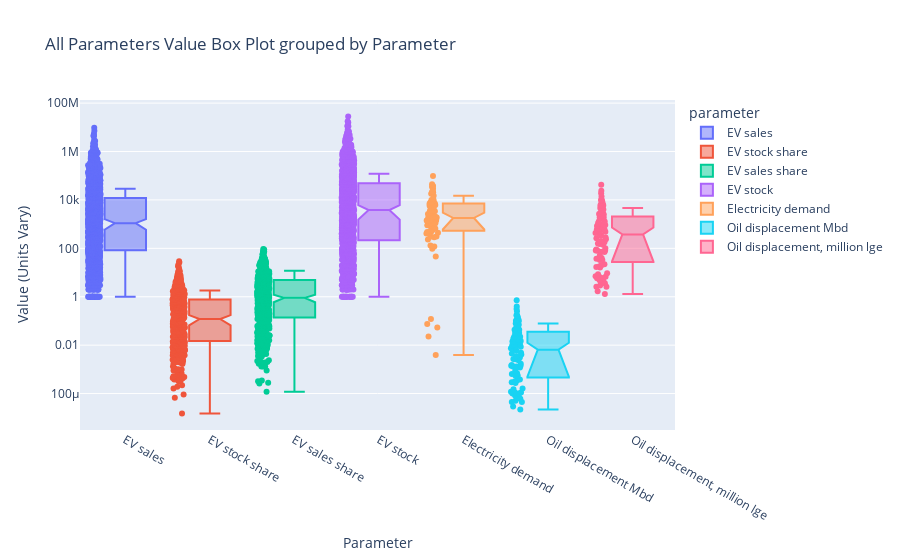

Here is the notebook cell this chart was saved with:
### Code cell
# Scenario B: Value Distribution by Parameter (units will vary!)
print("\n--- Scenario B: Value Distribution by Parameter (units vary!) ---")
# This plot might be less interpretable due to mixed units.
# A facet plot separating by unit would be better, or filter by unit.
generate_box_plot(df, # Use original df as we're grouping by parameter
                  x_col='parameter',
                  y_col='value',
                  title_prefix='All Parameters',
                  use_log_y=True) # Still useful for extreme values

### Figure 1 — Plotly figure (JSON) as saved in the notebook; plotly's stock layout.template omitted (floating-point values rounded to 4 significant figures; data arrays with more than 128 entries replaced by an {"elided": "..."} marker saying what was removed)
{"data": [{"alignmentgroup": "True", "boxpoints": "all", "hovertemplate": "parameter=%{x}<br>value=%{y}<extra></extra>", "legendgroup": "EV sales", "marker": {"color": "#636efa"}, "name": "EV sales", "notched": true, "offsetgroup": "EV sales", "orientation": "v", "showlegend": true, "type": "box", "x": {"elided": "1342 str values"}, "x0": " ", "xaxis": "x", "y": {"elided": "1342 float values"}, "y0": " ", "yaxis": "y"}, {"alignmentgroup": "True", "boxpoints": "all", "hovertemplate": "parameter=%{x}<br>value=%{y}<extra></extra>", "legendgroup": "EV stock share", "marker": {"color": "#EF553B"}, "name": "EV stock share", "notched": true, "offsetgroup": "EV stock share", "orientation": "v", "showlegend": true, "type": "box", "x": {"elided": "465 str values"}, "x0": " ", "xaxis": "x", "y": {"elided": "465 float values"}, "y0": " ", "yaxis": "y"}, {"alignmentgroup": "True", "boxpoints": "all", "hovertemplate": "parameter=%{x}<br>value=%{y}<extra></extra>", "legendgroup": "EV sales share", "marker": {"color": "#00cc96"}, "name": "EV sales share", "notched": true, "offsetgroup": "EV sales share", "orientation": "v", "showlegend": true, "type": "box", "x": {"elided": "603 str values"}, "x0": " ", "xaxis": "x", "y": {"elided": "603 float values"}, "y0": " ", "yaxis": "y"}, {"alignmentgroup": "True", "boxpoints": "all", "hovertemplate": "parameter=%{x}<br>value=%{y}<extra></extra>", "legendgroup": "EV stock", "marker": {"color": "#ab63fa"}, "name": "EV stock", "notched": true, "offsetgroup": "EV stock", "orientation": "v", "showlegend": true, "type": "box", "x": {"elided": "1145 str values"}, "x0": " ", "xaxis": "x", "y": {"elided": "1145 float values"}, "y0": " ", "yaxis": "y"}, {"alignmentgroup": "True", "boxpoints": "all", "hovertemplate": "parameter=%{x}<br>value=%{y}<extra></extra>", "legendgroup": "Electricity demand", "marker": {"color": "#FFA15A"}, "name": "Electricity demand", "notched": true, "offsetgroup": "Electricity demand", "orientation": "v", "showlegend": true, "type": "box", "x": ["Electricity demand", "Electricity demand", "Electricity demand", "Electricity demand", "Electricity demand", "Electricity demand", "Electricity demand", "Electricity demand", "Electricity demand", "Electricity demand", "Electricity demand", "Electricity demand", "Electricity demand", "Electricity demand", "Electricity demand", "Electricity demand", "Electricity demand", "Electricity demand", "Electricity demand", "Electricity demand", "Electricity demand", "Electricity demand", "Electricity demand", "Electricity demand", "Electricity demand", "Electricity demand", "Electricity demand", "Electricity demand", "Electricity demand", "Electricity demand", "Electricity demand", "Electricity demand", "Electricity demand", "Electricity demand", "Electricity demand", "Electricity demand", "Electricity demand", "Electricity demand", "Electricity demand", "Electricity demand", "Electricity demand", "Electricity demand", "Electricity demand", "Electricity demand", "Electricity demand", "Electricity demand", "Electricity demand", "Electricity demand", "Electricity demand", "Electricity demand", "Electricity demand", "Electricity demand", "Electricity demand", "Electricity demand", "Electricity demand", "Electricity demand", "Electricity demand", "Electricity demand", "Electricity demand", "Electricity demand", "Electricity demand", "Electricity demand", "Electricity demand", "Electricity demand", "Electricity demand", "Electricity demand", "Electricity demand", "Electricity demand", "Electricity demand", "Electricity demand", "Electricity demand", "Electricity demand", "Electricity demand", "Electricity demand", "Electricity demand"], "x0": " ", "xaxis": "x", "y": [46.0, 120.0, 230.0, 470.0, 660.0, 1600.0, 2400.0, 3400.0, 6200.0, 8400.0, 9600.0, 18000.0, 23000.0, 38000.0, 300.0, 460.0, 290.0, 410.0, 530.0, 790.0, 1100.0, 1500.0, 2100.0, 3100.0, 4600.0, 7800.0, 11000.0, 29000.0, 0.0039, 0.023, 0.053, 0.074, 410.0, 0.12, 890.0, 980.0, 1100.0, 1400.0, 1400.0, 1400.0, 1400.0, 1400.0, 1700.0, 1700.0, 1900.0, 2000.0, 7900.0, 96.0, 130.0, 310.0, 560.0, 840.0, 1900.0, 3500.0, 3700.0, 5000.0, 6300.0, 5400.0, 7000.0, 7200.0, 22000.0, 440.0, 1600.0, 1800.0, 2600.0, 3400.0, 5700.0, 8400.0, 10000.0, 15000.0, 19000.0, 21000.0, 35000.0, 44000.0, 97000.0], "y0": " ", "yaxis": "y"}, {"alignmentgroup": "True", "boxpoints": "all", "hovertemplate": "parameter=%{x}<br>value=%{y}<extra></extra>", "legendgroup": "Oil displacement Mbd", "marker": {"color": "#19d3f3"}, "name": "Oil displacement Mbd", "notched": true, "offsetgroup": "Oil displacement Mbd", "orientation": "v", "showlegend": true, "type": "box", "x": ["Oil displacement Mbd", "Oil displacement Mbd", "Oil displacement Mbd", "Oil displacement Mbd", "Oil displacement Mbd", "Oil displacement Mbd", "Oil displacement Mbd", "Oil displacement Mbd", "Oil displacement Mbd", "Oil displacement Mbd", "Oil displacement Mbd", "Oil displacement Mbd", "Oil displacement Mbd", "Oil displacement Mbd", "Oil displacement Mbd", "Oil displacement Mbd", "Oil displacement Mbd", "Oil displacement Mbd", "Oil displacement Mbd", "Oil displacement Mbd", "Oil displacement Mbd", "Oil displacement Mbd", "Oil displacement Mbd", "Oil displacement Mbd", "Oil displacement Mbd", "Oil displacement Mbd", "Oil displacement Mbd", "Oil displacement Mbd", "Oil displacement Mbd", "Oil displacement Mbd", "Oil displacement Mbd", "Oil displacement Mbd", "Oil displacement Mbd", "Oil displacement Mbd", "Oil displacement Mbd", "Oil displacement Mbd", "Oil displacement Mbd", "Oil displacement Mbd", "Oil displacement Mbd", "Oil displacement Mbd", "Oil displacement Mbd", "Oil displacement Mbd", "Oil displacement Mbd", "Oil displacement Mbd", "Oil displacement Mbd", "Oil displacement Mbd", "Oil displacement Mbd", "Oil displacement Mbd", "Oil displacement Mbd", "Oil displacement Mbd", "Oil displacement Mbd", "Oil displacement Mbd", "Oil displacement Mbd", "Oil displacement Mbd", "Oil displacement Mbd", "Oil displacement Mbd", "Oil displacement Mbd", "Oil displacement Mbd", "Oil displacement Mbd", "Oil displacement Mbd", "Oil displacement Mbd", "Oil displacement Mbd", "Oil displacement Mbd", "Oil displacement Mbd", "Oil displacement Mbd", "Oil displacement Mbd", "Oil displacement Mbd", "Oil displacement Mbd", "Oil displacement Mbd", "Oil displacement Mbd", "Oil displacement Mbd", "Oil displacement Mbd", "Oil displacement Mbd", "Oil displacement Mbd", "Oil displacement Mbd", "Oil displacement Mbd", "Oil displacement Mbd", "Oil displacement Mbd", "Oil displacement Mbd", "Oil displacement Mbd", "Oil displacement Mbd", "Oil displacement Mbd", "Oil displacement Mbd", "Oil displacement Mbd"], "x0": " ", "xaxis": "x", "y": [2.9e-05, 0.00011, 0.00027, 0.00055, 0.0013, 0.0041, 0.0082, 0.015, 0.03, 0.043, 0.051, 0.098, 0.16, 0.31, 0.0001, 0.00032, 0.00069, 0.0014, 0.0027, 0.0049, 0.0071, 0.01, 0.014, 0.022, 0.032, 0.062, 0.1, 0.17, 2.2e-05, 4.5e-05, 4.5e-05, 5e-05, 6.5e-05, 7.4e-05, 8.4e-05, 0.0001, 0.00011, 0.00012, 0.00015, 0.00035, 0.0013, 0.0026, 6.1e-05, 0.00029, 0.00056, 0.00088, 0.0012, 0.0017, 0.0024, 0.0035, 0.0059, 0.009, 0.011, 0.017, 0.03, 0.055, 0.00016, 0.00064, 0.0015, 0.0045, 0.0085, 0.011, 0.014, 0.019, 0.029, 0.039, 0.043, 0.069, 0.11, 0.17, 0.00038, 0.0014, 0.0031, 0.0074, 0.014, 0.022, 0.032, 0.048, 0.079, 0.11, 0.14, 0.25, 0.4, 0.71], "y0": " ", "yaxis": "y"}, {"alignmentgroup": "True", "boxpoints": "all", "hovertemplate": "parameter=%{x}<br>value=%{y}<extra></extra>", "legendgroup": "Oil displacement, million lge", "marker": {"color": "#FF6692"}, "name": "Oil displacement, million lge", "notched": true, "offsetgroup": "Oil displacement, million lge", "orientation": "v", "showlegend": true, "type": "box", "x": ["Oil displacement, million lge", "Oil displacement, million lge", "Oil displacement, million lge", "Oil displacement, million lge", "Oil displacement, million lge", "Oil displacement, million lge", "Oil displacement, million lge", "Oil displacement, million lge", "Oil displacement, million lge", "Oil displacement, million lge", "Oil displacement, million lge", "Oil displacement, million lge", "Oil displacement, million lge", "Oil displacement, million lge", "Oil displacement, million lge", "Oil displacement, million lge", "Oil displacement, million lge", "Oil displacement, million lge", "Oil displacement, million lge", "Oil displacement, million lge", "Oil displacement, million lge", "Oil displacement, million lge", "Oil displacement, million lge", "Oil displacement, million lge", "Oil displacement, million lge", "Oil displacement, million lge", "Oil displacement, million lge", "Oil displacement, million lge", "Oil displacement, million lge", "Oil displacement, million lge", "Oil displacement, million lge", "Oil displacement, million lge", "Oil displacement, million lge", "Oil displacement, million lge", "Oil displacement, million lge", "Oil displacement, million lge", "Oil displacement, million lge", "Oil displacement, million lge", "Oil displacement, million lge", "Oil displacement, million lge", "Oil displacement, million lge", "Oil displacement, million lge", "Oil displacement, million lge", "Oil displacement, million lge", "Oil displacement, million lge", "Oil displacement, million lge", "Oil displacement, million lge", "Oil displacement, million lge", "Oil displacement, million lge", "Oil displacement, million lge", "Oil displacement, million lge", "Oil displacement, million lge", "Oil displacement, million lge", "Oil displacement, million lge", "Oil displacement, million lge", "Oil displacement, million lge", "Oil displacement, million lge", "Oil displacement, million lge", "Oil displacement, million lge", "Oil displacement, million lge", "Oil displacement, million lge", "Oil displacement, million lge", "Oil displacement, million lge", "Oil displacement, million lge", "Oil displacement, million lge", "Oil displacement, million lge", "Oil displacement, million lge", "Oil displacement, million lge", "Oil displacement, million lge", "Oil displacement, million lge", "Oil displacement, million lge", "Oil displacement, million lge", "Oil displacement, million lge", "Oil displacement, million lge", "Oil displacement, million lge", "Oil displacement, million lge", "Oil displacement, million lge", "Oil displacement, million lge", "Oil displacement, million lge", "Oil displacement, million lge", "Oil displacement, million lge", "Oil displacement, million lge", "Oil displacement, million lge", "Oil displacement, million lge"], "x0": " ", "xaxis": "x", "y": [1.7, 6.7, 16.0, 33.0, 81.0, 240.0, 490.0, 920.0, 1800.0, 2600.0, 3000.0, 5800.0, 9600.0, 19000.0, 5.9, 18.0, 40.0, 80.0, 160.0, 280.0, 410.0, 590.0, 830.0, 1300.0, 1900.0, 3600.0, 6000.0, 10000.0, 1.3, 2.6, 2.6, 2.9, 3.7, 4.2, 4.8, 5.8, 6.6, 7.0, 8.5, 20.0, 72.0, 150.0, 3.6, 17.0, 33.0, 51.0, 71.0, 100.0, 140.0, 200.0, 340.0, 520.0, 610.0, 980.0, 1700.0, 3200.0, 9.4, 37.0, 89.0, 260.0, 490.0, 640.0, 830.0, 1100.0, 1700.0, 2200.0, 2500.0, 4000.0, 6200.0, 9700.0, 22.0, 81.0, 180.0, 430.0, 800.0, 1300.0, 1900.0, 2800.0, 4600.0, 6600.0, 8000.0, 14000.0, 24000.0, 42000.0], "y0": " ", "yaxis": "y"}], "layout": {"boxmode": "overlay", "legend": {"title": {"text": "parameter"}, "tracegroupgap": 0}, "title": {"text": "All Parameters Value Box Plot grouped by Parameter"}, "xaxis": {"anchor": "y", "categoryarray": ["EV sales", "EV stock share", "EV sales share", "EV stock", "Electricity demand", "Oil displacement Mbd", "Oil displacement, million lge"], "categoryorder": "array", "domain": [0, 1], "title": {"text": "Parameter"}}, "yaxis": {"anchor": "x", "domain": [0, 1], "title": {"text": "Value (Units Vary)"}, "type": "log"}}}
